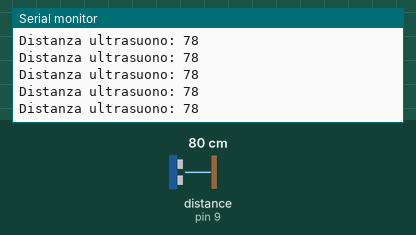
Simulated run of this sketch. Board: Arduino Uno, built with avr-gcc and run on an emulated ATmega328P. On the bench: the last lines printed to the serial monitor. Wiring (inferred from the names in the program): ultrasonic range finder: trigger pin 10; echo pin 9. Inputs (shaded band) come from the test bench; at power-on: distance to the obstacle (sensor on pin 9) 80 cm. The echo pulse lasts 58.3 µs per cm.

Above: at 1.2 s.
1.3 s: distance to the obstacle (sensor on pin 9) set to 2 cm
At 2.2 s:
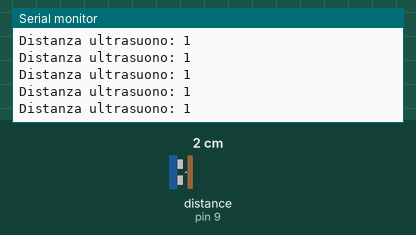
4.3 s: distance to the obstacle (sensor on pin 9) set to 18 cm
At 5.1 s:
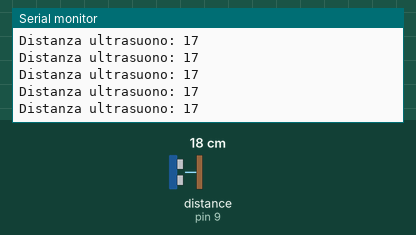
7.3 s: distance to the obstacle (sensor on pin 9) set to 120 cm
At 8.2 s:
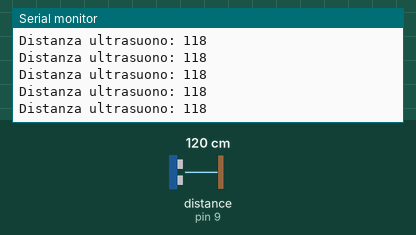
10.3 s: distance to the obstacle (sensor on pin 9) set to 4 cm
At 11.0 s:
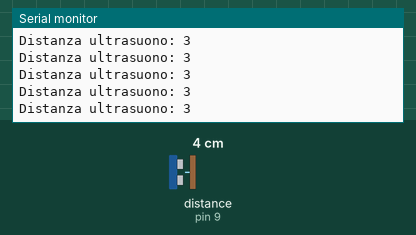
16.3 s: distance to the obstacle (sensor on pin 9) set to 35 cm
At 17.1 s:
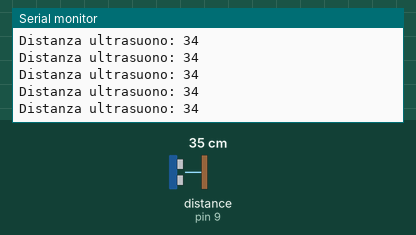
19.3 s: distance to the obstacle (sensor on pin 9) set to 9 cm
At 19.9 s:
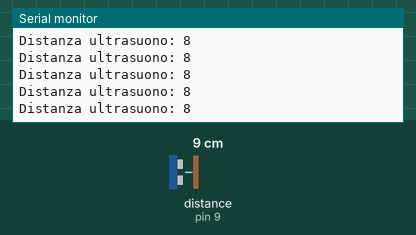
Timing chart, 0 to 22.3 s (numbered marks = the images above; inputs shaded):
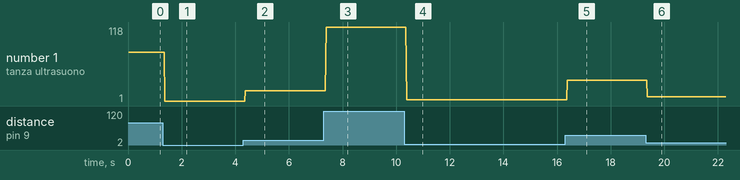

Measured:
- after the input at 1.3 s, the serial monitor: prints a new line after 0.08 s (image 1)
- after the input at 4.3 s, the serial monitor: prints a new line after 0.07 s (image 2)
- after the input at 7.3 s, the serial monitor: prints a new line after 0.09 s (image 3)
- after the input at 10.3 s, the serial monitor: prints a new line after 0.09 s (image 4)
- after the input at 16.3 s, the serial monitor: prints a new line after 0.08 s (image 5)
- after the input at 19.3 s, the serial monitor: prints a new line after 0.07 s (image 6)
- plotted number 1: 78 → 1 after the input at 1.3 s, 1 → 17 after the input at 4.3 s, 17 → 118 after the input at 7.3 s, 118 → 3 after the input at 10.3 s, 3 → 34 after the input at 16.3 s

The sketch:

lettura-ultrasuono.ino
```cpp
/*
  lettura-ultrasuono.ino
  Algoritmo per la lettura di un
  sensore ultrasonico HC-SR04
*/
// Tempo di attesa massimo per il sensore
// 35000 microsecondi corrispondono a circa 5,6 metri.
// Per calcolare la distanza massima usa questa formula:
// Distanza = 325 * timeout(in secondi) / 2
// Es: 325 * 0.035 / 2 = 5,68 metri
#define TIMEOUT_ULTRASUONO 35000

// Legge il sensore ultrasonico connesso ai pin trig ed echo
// ritorna la distanza in cm dall'ostacolo
// Se l'ostacolo è troppo lontano ritorna -1
int leggiUltrasuono(int trig, int echo);

// il trigger invia l'impulso sonico
int trigger_pin = 10;
// l'echo attende che l'impulso torni indietro.
int echo_pin = 9;

void setup() {
  Serial.begin(9600);
  Serial.println("Seriale inizializzata!");

  pinMode(trigger_pin, OUTPUT);
  pinMode(echo_pin, INPUT);

}

void loop() {
  int dist = leggiUltrasuono(trigger_pin, echo_pin);
  if(dist != -1) {
    Serial.print("Distanza ultrasuono: ");
    Serial.println(dist);
  }
}

int leggiUltrasuono(int trig, int echo) {
  // Assicuriamoci che trig sia spento.
  digitalWrite(trig, LOW);
  // Attiviamo trig per 10 microsecondi
  digitalWrite(trig, HIGH);
  delayMicroseconds(10);
  digitalWrite(trig, LOW);
  // Attendiamo il ritorno dell'onda ultrasonica, tenendo conto
  // del tempo trascorso.
  long durata = pulseIn(echo, HIGH, TIMEOUT_ULTRASUONO);
  // Se l'onda ultrasonica impiega più di TIMEOUT_ULTRASUONO microsecondi,
  // pulseIn ritorna 0 (valore di errore)
  if(durata == 0) return -1;
  long distanza = 0.034 * (durata / 2);
  return distanza;
}
```
